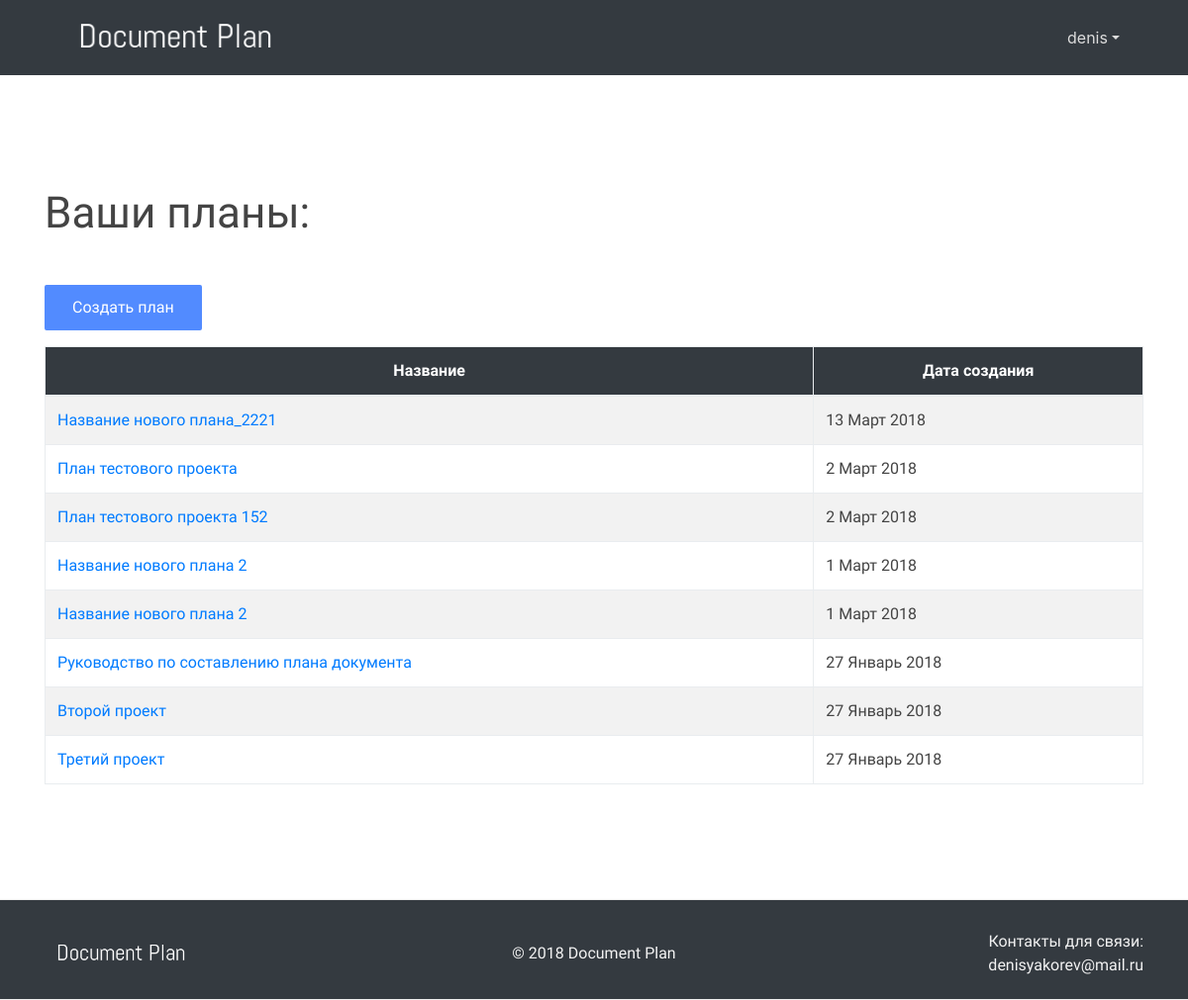
Before: /accounts/profile/ (signed in) with the older database file.
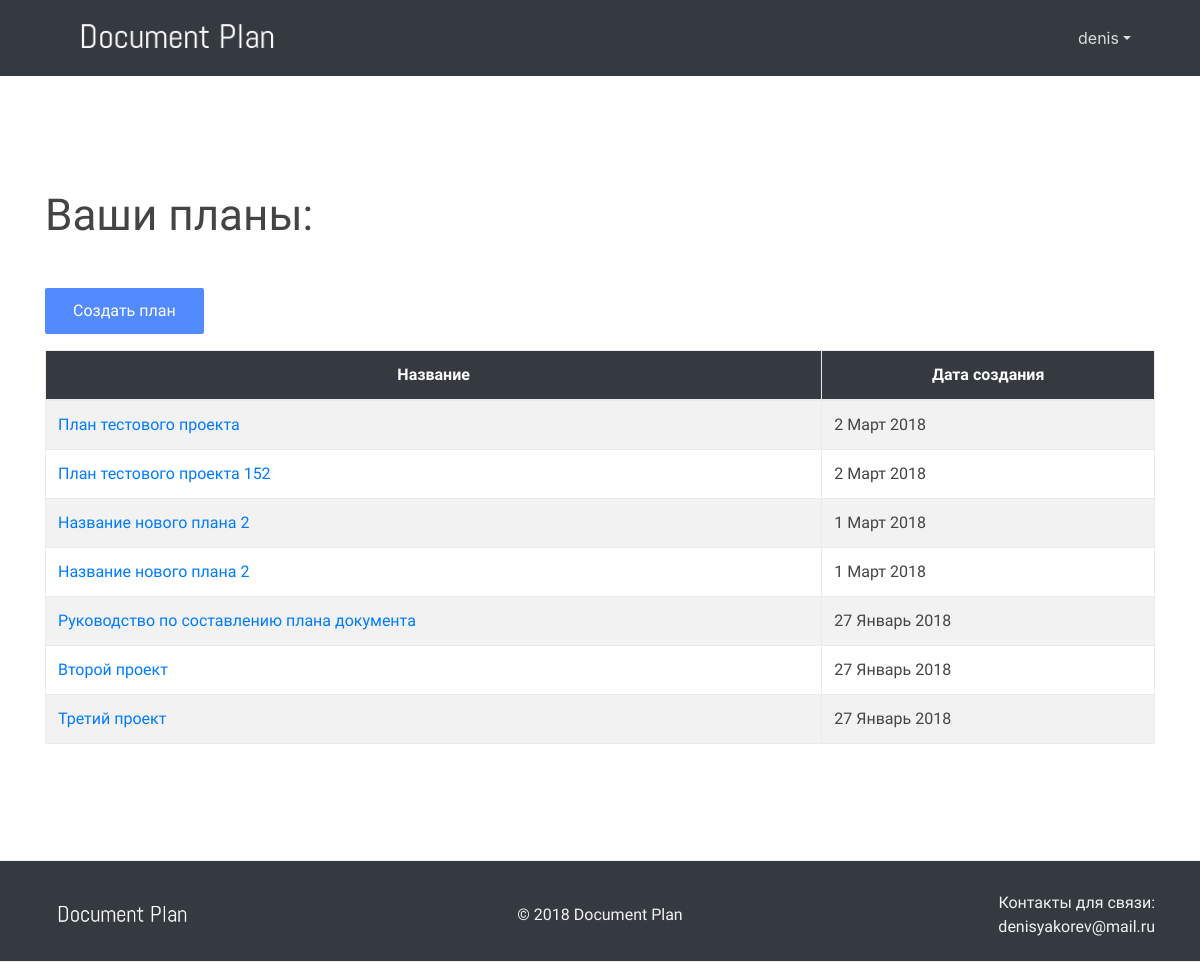
After: the same page with the newer database file.
### doc_plan/models.py (models this page shows, shortened)
class Project(models.Model):
    name = models.CharField(max_length=200, verbose_name=_("название проекта"))
    aim_action = models.TextField(blank=True, verbose_name=_("действие"))
    aim_auditory = models.TextField(blank=True, verbose_name=_("аудитория"))
    aim_content = models.TextField(blank=True, verbose_name=_("содержание"))
    reaction_action = models.TextField(blank=True, verbose_name=_("реакция"))
    reaction_standart = models.TextField(blank=True, verbose_name=_("стандарт"))
    auditory_duty = models.TextField(blank=True, verbose_name=_("обязанности"))
    auditory_knowledge = models.TextField(blank=True, verbose_name=_("знания"))
    auditory_demography = models.TextField(blank=True, verbose_name=_("демография"))
    auditory_relations = models.TextField(blank=True, verbose_name=_("отношения"))
    auditory_environment = models.TextField(blank=True, verbose_name=_("окружение"))
    auditory_resume = models.TextField(blank=True, verbose_name=_("выводы"))
    question_actions = models.TextField(blank=True, verbose_name=_("процедуры"))
    question_knowledges = models.TextField(blank=True, verbose_name=_("знания"))
    chapters_order = models.ManyToManyField("Chapter", through="ChapterOrder", blank=True, verbose_name=_("разделы"), related_name='chapters_order')
    created_at = models.DateField(auto_now_add=True)
    created_by = models.ForeignKey(User, on_delete=models.CASCADE)
    objects = PlanManager()
    def __str__(self):
        return self.name
    def get_url(self):
        return reverse('view_plan', args=[self.id])
    class Meta:
        verbose_name = _("проект")
        verbose_name_plural = _("проекты")
        ordering = ["-created_at"]

### doc_plan/views.py (the view)
# urls.py: path('accounts/profile/', login_required(ProjectListView.as_view()), name="projects"),
class ProjectListView(ListView, PlanContextMixin):
    model = Project
    context_object_name = 'plans'
    template_name = 'plan/plans.html'
    paginate_by = 10
    def get_queryset(self):
        queryset = Project.objects.filter(created_by=self.request.user)
        return queryset

### doc_plan/utils.py (called while the page is built, shortened)
def add_plan_data(request, context= {}, plan_id= None):
	if not plan_id:
		return context

### doc_plan/views.py (called while the page is built)
    def get_context_data(self, **kwargs):
        context = super(PlanContextMixin, self).get_context_data(**kwargs)
        try:
            context = add_plan_data(self.request, context=context, plan_id=context['plan_id'])
        except KeyError:
            context = add_plan_data(self.request, context=context)
        context['plan_creation_url'] = reverse('plan_creation')
        context['new_plan_url'] = reverse('edit_plan', args=['new'])
        return context

### doc_plan/templates/plan/plans.html (shortened to what this page needs)
{% extends "base.html" %}
{% load static %}
{% load i18n %}
{% block content %}
<div class="fdb-block 6">
    <div class="container">
        {% if object_list %}
        <div class="row">
                <div class="col-lg-12">
                    <h1 class="page-header">{% trans "ваши планы:"|capfirst %}</h1>
                </div>
            </div>
            <div class="row">
                <div class="col-lg-12">
                    <div class="panel panel-default">
                        <p class="mt-5 mt-sm-4">
                          <a class="btn" href="{{new_plan_url}}">{% trans "создать план"|capfirst %}</a>
                        </p>
                        <div class="panel-body">
                            <table width="100%" class="table table-striped table-bordered table-hover" id="projects">
                                <thead>
                                    <tr>
                                        <th width="70%">{% trans "название"|capfirst %}</th>
                                        <th width="30%">{% trans "дата создания"|capfirst %}</th>
                                    </tr>
                                </thead>
                                <tbody>
                                    {% for plan in object_list %}
                                        {% if forloop.counter|divisibleby:"2" %}
                                            <tr class="odd">
                                        {% else %}
                                            <tr class="even">
                                        {% endif %}
                                                <td><a href="{{plan.get_url}}">{{ plan }}</td>
                                                <td>{{ plan.created_at|date:"j F Y" }}</td>
                                            </tr>
                                    {% endfor %}
                                </tbody>
                            </table>
                        </div>
                    </div>
                </div>
            </div>
        {% endif %}
    </div>
</div>
{% endblock %}

### document_plan/templates/base.html (shortened to what this page needs)
{% load static %}
<!DOCTYPE html>
<html>
<head>
  <link rel="stylesheet" href="{% static "/css/bootstrap4.0.0-beta.2.min.css" %}">
  <link href="{% static "/fonts/font.css" %}" rel="stylesheet">
  <link rel="stylesheet" href="{% static "/css/font-awesome.css" %}">
  <link type="text/css" rel="stylesheet" href="{% static "/css/froala_blocks.css" %}">
  <link rel="stylesheet" href="{% static "/css/docplan.css" %}">
</head>
<body>
{% include "header.html" %}
{% block content %}{% endblock %}
{% include "footer.html" %}
</body>
</html>

### document_plan/templates/header.html (shortened to what this page needs)
{% load static %}
{% load i18n %}
<header class="bg-dark">
    <div class="container">
      <nav class="navbar navbar-expand-md no-gutters">
        <div class="col-3 text-left">
          <a href="/docplan/">
            <img src="{% static "/imgs/logo.png" %}" height="60" alt="image">
          </a>
        </div>
        <div class="collapse navbar-collapse navbar-collapse-4 justify-content-center col-md-6" id="navbarNav7">
        </div>
         <div class="collapse navbar-collapse navbar-collapse-4">
           <ul class="navbar-nav ml-auto justify-content-end">
        {% if not user.is_authenticated %}
            <li class="nav-item">
              <a class="nav-link" href="/accounts/login/">{% trans 'войти'|capfirst %}</a>
            </li>
            <li class="nav-item">
              <a class="nav-link" href="/accounts/signup/">{% trans 'регистрация'|capfirst %}</a>
            </li>
          </ul>
        </div>
        {% else %}
            <li class="nav-item dropdown">
              <a class="nav-link dropdown-toggle" data-toggle="dropdown" href="#" role="button" aria-haspopup="true" aria-expanded="false">{{ user.username }}</a>
            </li>
          </ul>
        </div>
        {% endif %}
      </nav>
    </div>
  </header>

### doc_plan/templates/plan/paginator.html (shortened to what this page needs)
{% load i18n %}

### document_plan/templates/footer.html
{% load static %}
<footer class="fdb-block footer-small bg-dark">
    <div class="container">
      <div class="row text-center align-items-center">
        <div class="col-12 col-sm-6 col-md-4 text-sm-left">
          <img alt="image" src="{% static "/imgs/logo.png" %}" height="40">
        </div>
        <div class="col-12 col-sm-6 col-md-4 mt-4 mt-sm-0 text-center text-sm-right text-md-center">
          &copy; 2018 Document Plan
        </div>
        <div class="col-12 col-md-4 mt-4 mt-md-0 text-center text-md-right">
          Контакты для связи:<br/> denisyakorev@mail.ru
        </div>
      </div>
    </div>
  </footer>

### document_plan/templates/scripts.html (shortened to what this page needs)
{% load static %}

### doc_plan/static/css/froala_blocks.css (style rules this page uses)
.btn { padding: 9px 26px; background-color: #528bff; color: #FFF; display: inline-block; box-sizing: border-box; -moz-box-sizing: border-box; -webkit-box-sizing: border-box; text-decoration: none; border: solid 2px #528bff; border-radius: 2px; -moz-border-radius: 2px; -webkit-border-radius: 2px; }
.fdb-block { font-family: 'Roboto', sans-serif; font-size: 16px; line-height: 1.5; -webkit-font-smoothing: antialiased; -moz-osx-font-smoothing: grayscale; text-rendering: optimizelegibility; padding: 100px 0; color: #444444; position: relative; background-size: cover; background-position: center; overflow: hidden; background-color: #FFFFFF; }
.fdb-block h1, .fdb-block .text-h1 { font-size: 2.75rem; margin-bottom: .5em; margin-top: .3em; font-weight: 400; }
.fdb-block img { border-radius: 4px; -moz-border-radius: 4px; -webkit-border-radius: 4px; }
footer { padding: 30px 0 !important; }
footer.bg-dark { background: #2d313c; color: #f2f2f2; }
header { background-color: #FFFFFF; }
header .navbar-nav a.nav-link { color: #777; }
header.bg-dark .navbar-nav a.nav-link { color: #dcdcdc; }
.bg-dark { background-color: #2d313c; color: #f2f2f2; }

### doc_plan/static/css/docplan.css (style rules this page uses)
html { position: relative; min-height: 100%; }
body { margin-bottom: 101px; }
footer { position: absolute !important; bottom: 0; width: 100%; height: 101px; }
th { background-color: #343A40; color: white; text-align: center; }

### document_plan/templates/base.html (style rules this page uses)
.fdb-block { border-bottom: solid 1px #EEE; }

Changed rows visible on the page:
removed Project: name "Название нового плана_2221", created_at "13 Март 2018"
